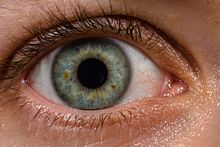
#> input picture dataset/dataset/data/Cataract-Detection-and-Classification/0/normal (41).jpg, 220 x 147 px, found by its file name; its folder holds only this picture in this run
$ python localize.py
#> lines starting #> are read from the running program, lines starting #| are printed output that depends on the picture; after the words box and inside, x2 and y2 are one past the last pixel; in counts of white or black regions, pixels touching at a corner belong together
import os
from argparse import ArgumentParser

import cv2
import numpy as np
from tqdm import tqdm


def _resize_with_ratio(raw_img, h_):
    h, w = raw_img.shape
    resize_ratio = h_ / h
    w_ = int(w * resize_ratio)
    img = cv2.resize(raw_img, (w_, h_))
    return img, resize_ratio


def _detect_iris(image_path, blur, h_, param1, param2):
    raw_img = cv2.imread(image_path, cv2.IMREAD_GRAYSCALE)
    img, resize_ratio = _resize_with_ratio(raw_img, h_)
    img = cv2.medianBlur(img, blur)

    hough_circle = cv2.HoughCircles(img, cv2.HOUGH_GRADIENT, 1, 3, param1=param1, param2=param2)

    if hough_circle is None:
        return img, (None, None)

    x_, y_, radius = np.round(hough_circle[0, :]).astype("int")[0]
    cv2.circle(img, (x_, y_), radius, (255, 0, 0), 4)

    x, y, radius = int(x_ / resize_ratio), int(y_ / resize_ratio), int(radius / resize_ratio)
    return img, (x, y)


def _localize_image(image_path, x, y):
    img = cv2.imread(image_path)
    if x is None or y is None:
        return img
    new_img = np.zeros_like(img)
    h, w, _ = img.shape
    dx, dy = w // 2 - x, h // 2 - y
    new_img[max(dy, 0) : min(dy + h, h), max(dx, 0) : min(dx + w, w)] = img[
        max(-dy, 0) : min(-dy + h, h), max(-dx, 0) : min(-dx + w, w)
    ]
    return new_img


def process(image_path, out_path):
    img, center = _detect_iris(image_path, blur=19, h_=512, param1=30, param2=50)
    new_img = _localize_image(image_path, *center)

    root_dir, mid_dir = image_path.split("/", 1)
    mid_dir, filename = mid_dir.rsplit("/", 1)
    new_dir = os.path.join(out_path, mid_dir)
    os.makedirs(new_dir, exist_ok=True)

    cv2.imwrite(os.path.join(new_dir, filename), new_img)


if __name__ == "__main__":
    parser = ArgumentParser()
    parser.add_argument("--in_path", type=str, default="data")
    parser.add_argument("--out_path", type=str, default="data_localized")
    args = parser.parse_args()

    all_files = []
    for dataset in os.listdir(args.in_path):
        for label in os.listdir(os.path.join(args.in_path, dataset)):
            if not os.path.isdir(os.path.join(args.in_path, dataset, label)):
                continue
            for filename in os.listdir(os.path.join(args.in_path, dataset, label)):
                all_files.append(os.path.join(args.in_path, dataset, label, filename))

    for image_path in tqdm(all_files):
        process(image_path, args.out_path)
#> in _detect_iris, `raw_img = cv2.imread(image_path, cv2.IMREAD_GRAYSCALE)`:
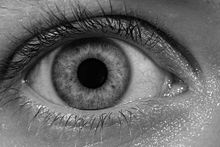
#> raw_img: shape (147, 220); min 0, max 255, mean 103.6
#> in _resize_with_ratio, `img = cv2.resize(raw_img, (w_, h_))`:
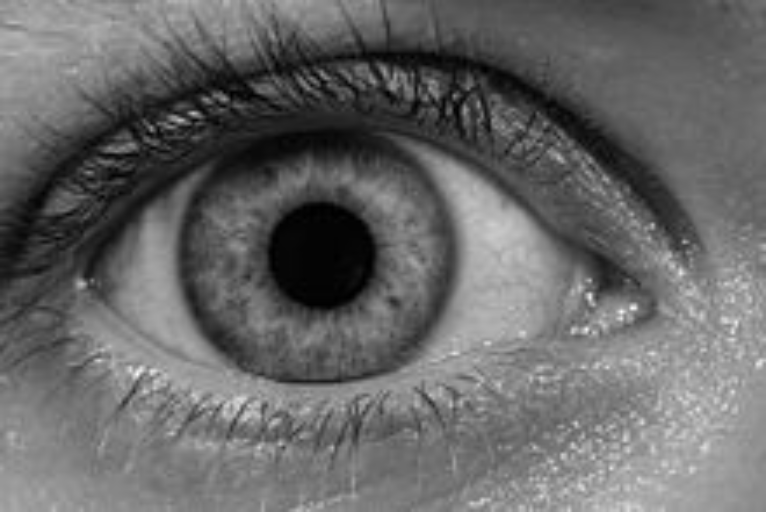
#> img: shape (512, 766); min 0, max 253, mean 103.5
#> in _detect_iris, `img, resize_ratio = _resize_with_ratio(raw_img, h_)`: resize_ratio = 3.48
#> in _detect_iris, `img = cv2.medianBlur(img, blur)`:
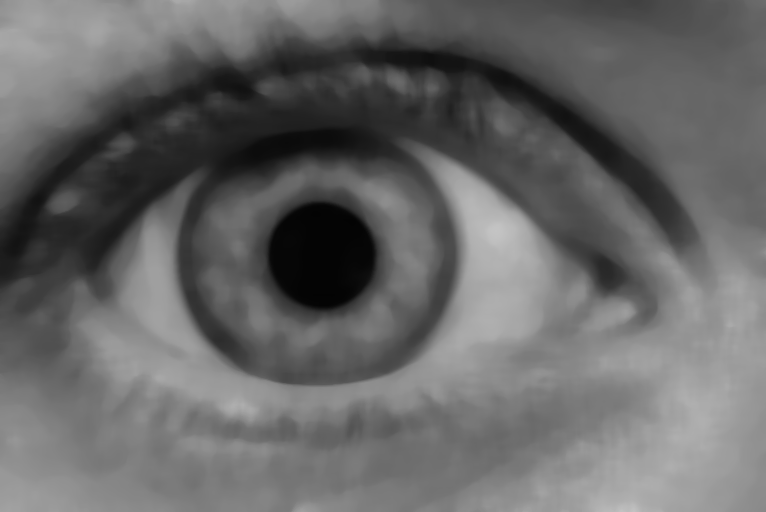
#> img: shape (512, 766); min 3, max 196, mean 103.1
#> in _detect_iris, `hough_circle = cv2.HoughCircles(img, cv2.HOUGH_GRADIENT, 1, 3, param1=..`: hough_circle = 383 rows, first 8: [303.5, 257.5, 127], [323.5, 209.5, 175.7], [314.5, 234.5, 150.9], [306.5, 214.5, 170.1], [342.5, 474.5, 403.5], [317.5, 210.5, 175], [307.5, 255.5, 131], [323.5, 218.5, 168.6]
#> in _detect_iris, `x_, y_, radius = np.round(hough_circle[0, :]).astype("int")[0]`: x_ = 304; y_ = 258; radius = 127
#> in _detect_iris, `cv2.circle(img, (x_, y_), radius, (255, 0, 0), 4)`:
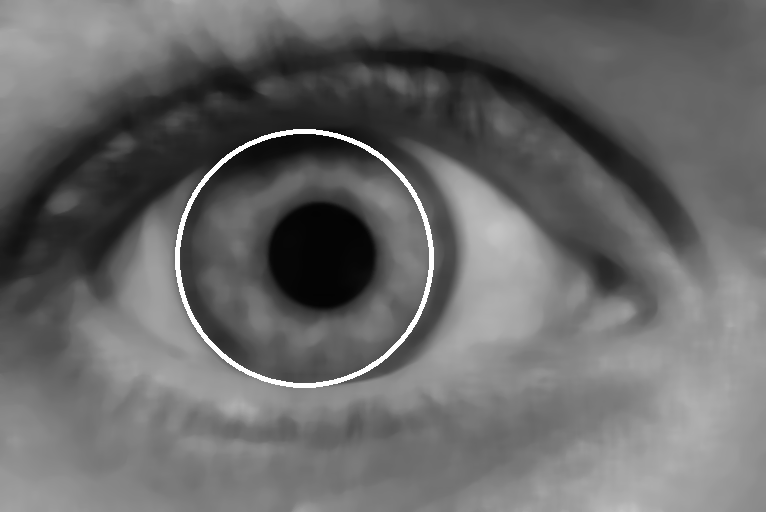
#> img: shape (512, 766); 1.01% of pixels changed, all inside (x1, y1, x2, y2) = (175, 129, 434, 388)
#> in _detect_iris, `x, y, radius = int(x_ / resize_ratio), int(y_ / resize_ratio), int(rad..`: x = 87; y = 74; radius = 36
#> in process, `img, center = _detect_iris(image_path, blur=19, h_=512, param1=30, par..`: center = (87, 74)
#> in _localize_image, img is the input picture: shape (147, 220, 3); mean B, G, R 76.2, 93.4, 134.1
#> in _localize_image, `new_img[max(dy, 0) : min(dy + h, h), max(dx, 0) : min(dx + w, w)] = im..`:
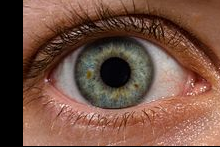
#> new_img: shape (147, 220, 3); mean B, G, R 66.1, 80.6, 115.7
#> pass 2 of the loop `for image_path in tqdm(all_files):`:
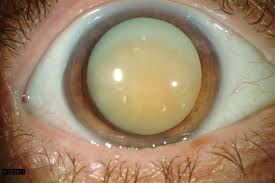
#> input picture dataset/dataset/data/Cataract-Detection-and-Classification/1/cataract (42).jpg, 275 x 183 px, found by its file name
#> raw_img: shape (183, 275)
#> in _detect_iris (call 2), `img, resize_ratio = _resize_with_ratio(raw_img, h_)`: resize_ratio = 2.8
#> hough_circle = 588 rows, first 8: [403.5, 209.5, 160.3], [403.5, 212.5, 161.7], [393.5, 211.5, 169.8], [404.5, 254.5, 232.3], [405.5, 219.5, 155.2], [431.5, 219.5, 188.6], [390.5, 210.5, 172], [421.5, 216.5, 195.2]
#> in _detect_iris (call 2), `x_, y_, radius = np.round(hough_circle[0, :]).astype("int")[0]`: x_ = 404; y_ = 210; radius = 160
#> in _detect_iris (call 2), `cv2.circle(img, (x_, y_), radius, (255, 0, 0), 4)`:
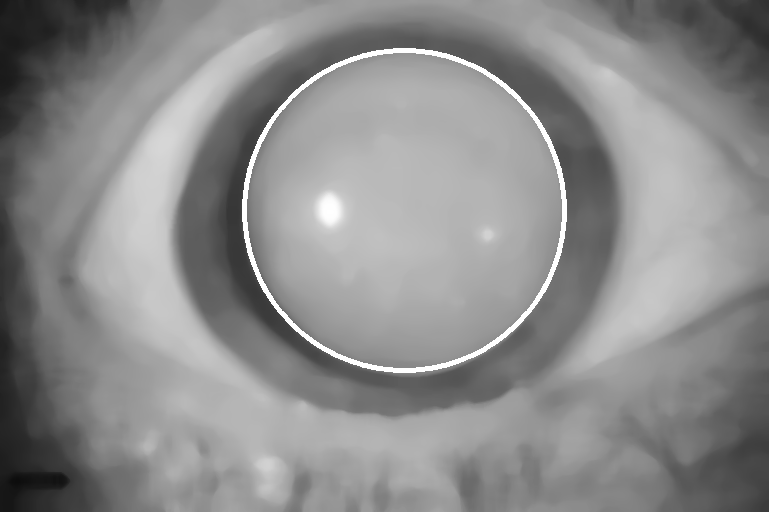
#> img: shape (512, 769); min 13, max 255, mean 140.1
#> in _detect_iris (call 2), `x, y, radius = int(x_ / resize_ratio), int(y_ / resize_ratio), int(rad..`: x = 144; y = 75; radius = 57
#> in _localize_image, img is the input picture: shape (183, 275, 3); mean B, G, R 106.3, 135.1, 156.8
#> in _localize_image (call 2), `new_img[max(dy, 0) : min(dy + h, h), max(dx, 0) : min(dx + w, w)] = im..`:
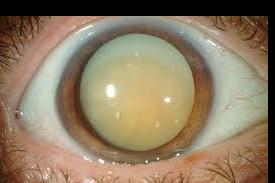
#> new_img: shape (183, 275, 3); mean B, G, R 98.7, 124.3, 141.6
